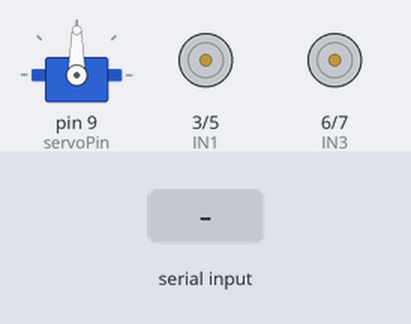
The sketch below on a simulated Arduino Uno, built with avr-gcc and run on an emulated ATmega328P. Shown: servo, motor-driver pin pairs drawn as motors (green arrow = first pin HIGH = forward, orange = second pin HIGH = backward, longer = more drive, scaled by the enable pin). Inputs (shaded band) come from the test bench.

Above: at 1.2 s.
1.3 s: "G90\n" received over Serial
At 2.5 s:
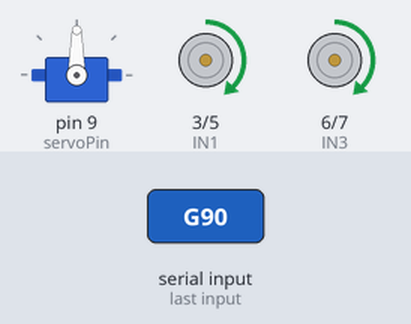
2.8 s: "G,45\n" received over Serial
At 3.8 s:
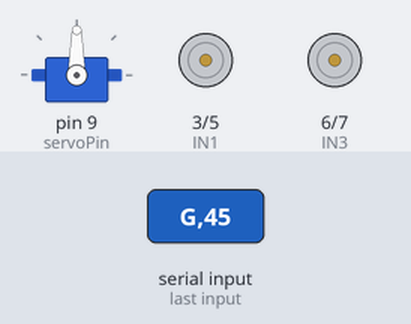
4.3 s: "B90\n" received over Serial
At 4.9 s:
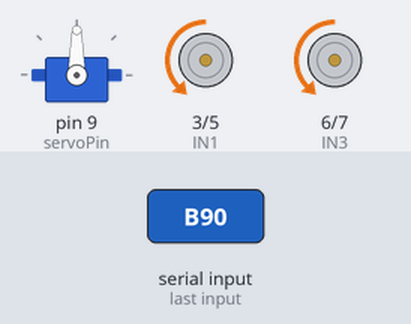
5.8 s: "B,45\n" received over Serial
At 6.1 s:
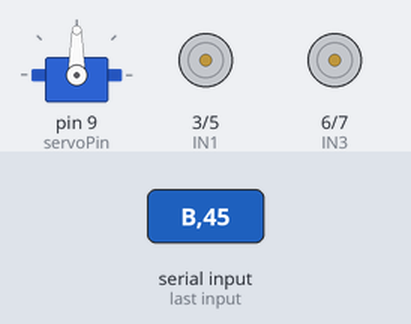
7.3 s: "A,45\n" received over Serial
At 8.4 s:
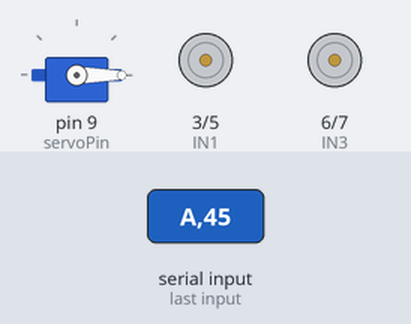
8.8 s: "S90\n" received over Serial
Timing chart, 0 to 11.3 s (numbered marks = the images above; inputs shaded):
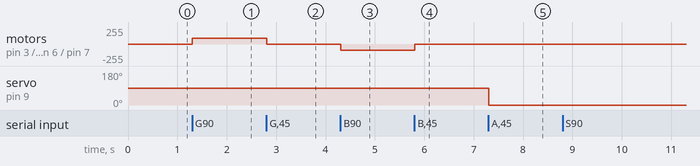

Measured:
- after the input at 1.3 s, motor on pin 3 (IN1) / pin 5 (IN2), motor on pin 6 (IN3) / pin 7 (IN4): stopped → forward 90/255 at once
- after the input at 2.8 s, motor on pin 3 (IN1) / pin 5 (IN2), motor on pin 6 (IN3) / pin 7 (IN4): forward 90/255 → stopped at once
- after the input at 4.3 s, motor on pin 3 (IN1) / pin 5 (IN2), motor on pin 6 (IN3) / pin 7 (IN4): stopped → backward 90/255 at once
- after the input at 5.8 s, motor on pin 3 (IN1) / pin 5 (IN2), motor on pin 6 (IN3) / pin 7 (IN4): backward 90/255 → stopped at once
- after the input at 7.3 s, servo on pin 9 (servoPin): 90° → 0° at once

The sketch:

DC_Servo.ino
```cpp
#include <Servo.h>  // 서보 모터 제어 라이브러리

int ENA = 10;  // 모터 1 속도 제어 핀 (PWM 핀)
int IN1 = 3;   // 모터 1 방향 제어 핀 (디지털 핀)
int IN2 = 5;   // 모터 1 방향 제어 핀 (디지털 핀)
int ENB = 11;  // 모터 2 속도 제어 핀 (PWM 핀)
int IN3 = 6;   // 모터 2 방향 제어 핀 (디지털 핀)
int IN4 = 7;   // 모터 2 방향 제어 핀 (디지털 핀)

Servo myServo;  // 서보 모터 객체 생성
int servoPin = 9;  // 서보 모터 제어 핀 (PWM 핀)

int speedValue = 0;  // 초기 속도 값
int servoAngle = 90; // 서보 모터 초기 각도

void setup() {
  Serial.begin(9600);  // 시리얼 통신 시작
  pinMode(ENA, OUTPUT);
  pinMode(IN1, OUTPUT);
  pinMode(IN2, OUTPUT);
  pinMode(ENB, OUTPUT);
  pinMode(IN3, OUTPUT);
  pinMode(IN4, OUTPUT);

  myServo.attach(servoPin);  // 서보 모터 핀 설정
  myServo.write(servoAngle); // 초기 각도로 서보 모터 설정 (90도)
}

void loop() {
  if (Serial.available() > 0) {
    String input = Serial.readStringUntil('\n');  // 파이썬에서 받은 명령어와 속도를 문자열로 읽음
    char command = input.charAt(0);  // 명령어 추출
    int value = input.substring(1).toInt();  // 속도 또는 각도 값 추출

    if (command == 'G') {
      // 모터 전진
      digitalWrite(IN1, HIGH);
      digitalWrite(IN2, LOW);
      digitalWrite(IN3, HIGH);
      digitalWrite(IN4, LOW);
      analogWrite(ENA, value);  // 설정된 속도로 모터 1 구동
      analogWrite(ENB, value);  // 설정된 속도로 모터 2 구동
    }
    else if (command == 'B') {
      // 모터 후진
      digitalWrite(IN1, LOW);
      digitalWrite(IN2, HIGH);
      digitalWrite(IN3, LOW);
      digitalWrite(IN4, HIGH);
      analogWrite(ENA, value);  // 설정된 속도로 모터 1 구동
      analogWrite(ENB, value);  // 설정된 속도로 모터 2 구동
    }
    else if (command == 'S') {
      // 모터 정지
      digitalWrite(IN1, LOW);
      digitalWrite(IN2, LOW);
      digitalWrite(IN3, LOW);
      digitalWrite(IN4, LOW);
    }
    else if (command == 'A') {
      // 서보 모터 각도 조절
      if (value >= 0 && value <= 180) {
        myServo.write(value);  // 서보 모터를 입력된 각도로 이동
      }
    }
  }
}
```
